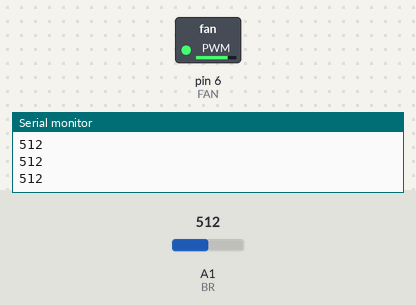
Bench run of a sketch on a simulated Arduino Uno, built with avr-gcc and run on an emulated ATmega328P. Shown: switched loads named in the sketch (green lamp = pin HIGH), the last lines printed to the serial monitor. The test bench sets the inputs (shaded band); at power-on: A1 (BR) = 512.

Above: at 1.2 s.
1.3 s: A1 (BR) set to 264
2.8 s: A1 (BR) set to 236
At 4.0 s:
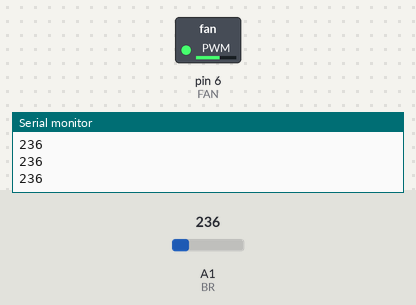
4.3 s: A1 (BR) set to 12
5.8 s: A1 (BR) set to 9
At 7.0 s:
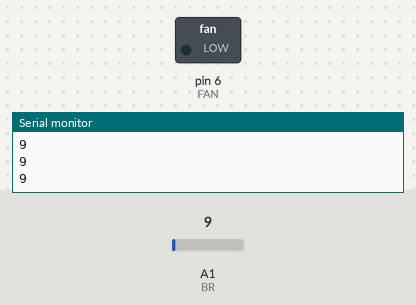
7.3 s: A1 (BR) set to 122
At 8.5 s:
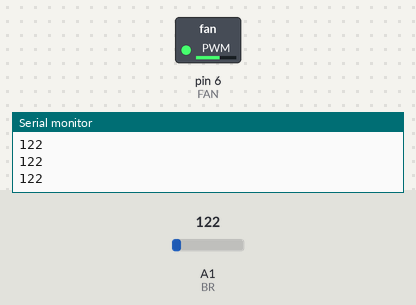
8.8 s: A1 (BR) set to 0
At 10.0 s:
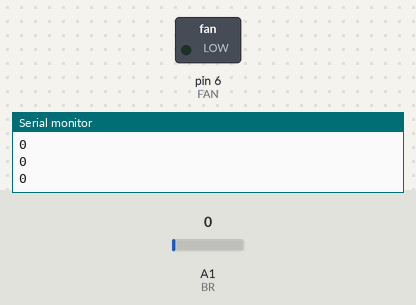
Timing chart, 0 to 11.3 s (numbered marks = the images above; inputs shaded):
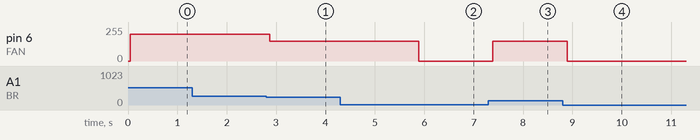

Measured:
- the behaviour switches between 250 and 249 on A1 (BR) (found by bisection; images 0 and 1)
- the behaviour switches between 11 and 10 on A1 (BR) (found by bisection; images 1 and 2)
- after the input at 2.8 s, pin 6 (FAN): 200/255 → 150/255 after 0.07 s
- after the input at 5.8 s, pin 6 (FAN): 150/255 → 0/255 after 0.08 s
- after the input at 7.3 s, pin 6 (FAN): 0/255 → 150/255 after 0.09 s
- after the input at 8.8 s, pin 6 (FAN): 150/255 → 0/255 after 0.10 s

The sketch:

Fan.ino
```cpp
#define FAN 6
#define BR 1
void setup() {
  // put your setup code here, to run once:
  pinMode(FAN,OUTPUT);
  pinMode(BR, INPUT);
  Serial.begin(9600);

}

void loop() {
  // put your main code here, to run repeatedly:
  int x =  analogRead(BR);
  Serial.println(x);
  delay(50);
  if(x>10 && x<250)
  {
    analogWrite(FAN, 150);
  }
  else if(x>=250 && x<600)
  {
    analogWrite(FAN, 200);
  }
  else if(x>=600)
  {
    analogWrite(FAN, 255);
  }
  else
  {
    analogWrite(FAN, 0);
  }
}
```
